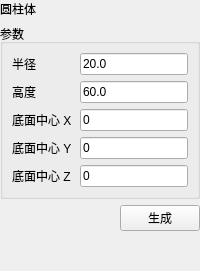
<?xml version="1.0" encoding="UTF-8"?>
<ui version="4.0">
 <class>CylinderDialog</class>
 <widget class="QWidget" name="CylinderDialog">
  <layout class="QVBoxLayout" name="mainLayout">
   <property name="leftMargin"><number>0</number></property><property name="topMargin"><number>0</number></property><property name="rightMargin"><number>0</number></property><property name="bottomMargin"><number>0</number></property><property name="spacing"><number>6</number></property>
   <item><widget class="QLabel" name="pageHeaderLabel"><property name="text"><string>圆柱体</string></property></widget></item>
   <item>
    <widget class="QGroupBox" name="parameterGroup">
     <property name="title"><string>参数</string></property>
     <layout class="QFormLayout" name="parameterForm">
      <property name="leftMargin"><number>9</number></property><property name="topMargin"><number>9</number></property><property name="rightMargin"><number>9</number></property><property name="bottomMargin"><number>9</number></property>
      <property name="horizontalSpacing"><number>8</number></property><property name="verticalSpacing"><number>6</number></property>
      <item row="0" column="0"><widget class="QLabel" name="radiusEditLabel"><property name="text"><string>半径</string></property></widget></item><item row="0" column="1"><widget class="QLineEdit" name="radiusEdit"><property name="minimumHeight"><number>30</number></property><property name="text"><string>20.0</string></property></widget></item><item row="1" column="0"><widget class="QLabel" name="heightEditLabel"><property name="text"><string>高度</string></property></widget></item><item row="1" column="1"><widget class="QLineEdit" name="heightEdit"><property name="minimumHeight"><number>30</number></property><property name="text"><string>60.0</string></property></widget></item><item row="2" column="0"><widget class="QLabel" name="xEditLabel"><property name="text"><string>底面中心 X</string></property></widget></item><item row="2" column="1"><widget class="QLineEdit" name="xEdit"><property name="minimumHeight"><number>30</number></property><property name="text"><string>0</string></property></widget></item><item row="3" column="0"><widget class="QLabel" name="yEditLabel"><property name="text"><string>底面中心 Y</string></property></widget></item><item row="3" column="1"><widget class="QLineEdit" name="yEdit"><property name="minimumHeight"><number>30</number></property><property name="text"><string>0</string></property></widget></item><item row="4" column="0"><widget class="QLabel" name="zEditLabel"><property name="text"><string>底面中心 Z</string></property></widget></item><item row="4" column="1"><widget class="QLineEdit" name="zEdit"><property name="minimumHeight"><number>30</number></property><property name="text"><string>0</string></property></widget></item>
     </layout>
    </widget>
   </item>
   <item><layout class="QHBoxLayout" name="buttonLayout"><item><spacer name="buttonSpacer"><property name="orientation"><enum>Qt::Horizontal</enum></property><property name="sizeHint" stdset="0"><size><width>40</width><height>20</height></size></property></spacer></item><item><widget class="QPushButton" name="generateButton"><property name="minimumHeight"><number>34</number></property><property name="text"><string>生成</string></property></widget></item></layout></item>
   
   <item><spacer name="verticalSpacer"><property name="orientation"><enum>Qt::Vertical</enum></property><property name="sizeHint" stdset="0"><size><width>20</width><height>40</height></size></property></spacer></item>
  </layout>
 </widget>
 <resources/>
 <connections/>
</ui>
